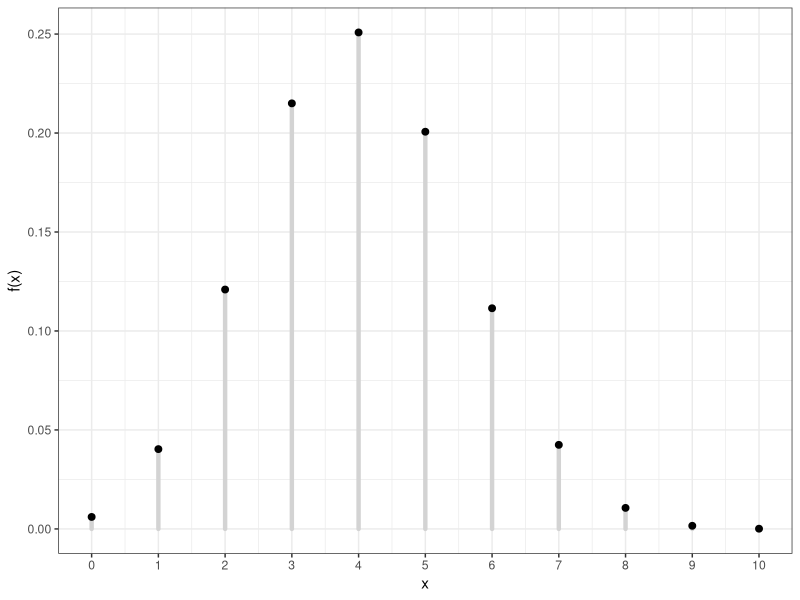
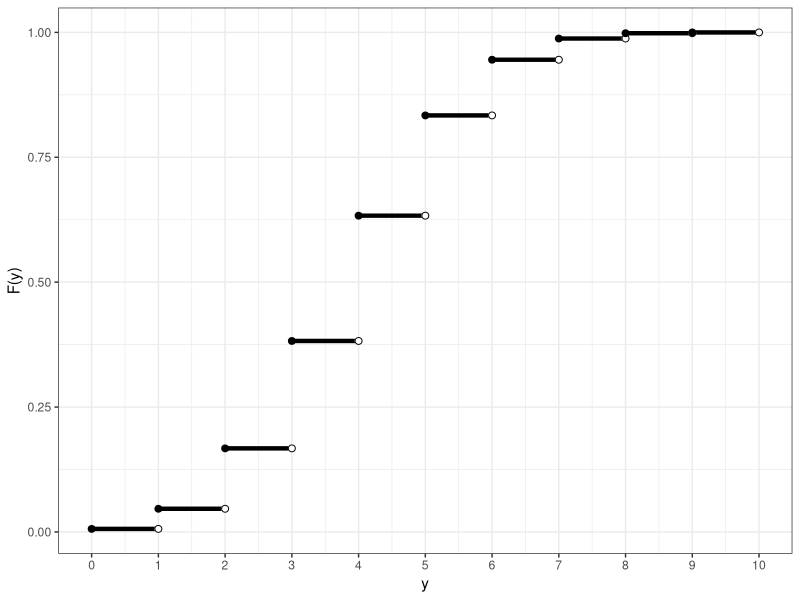
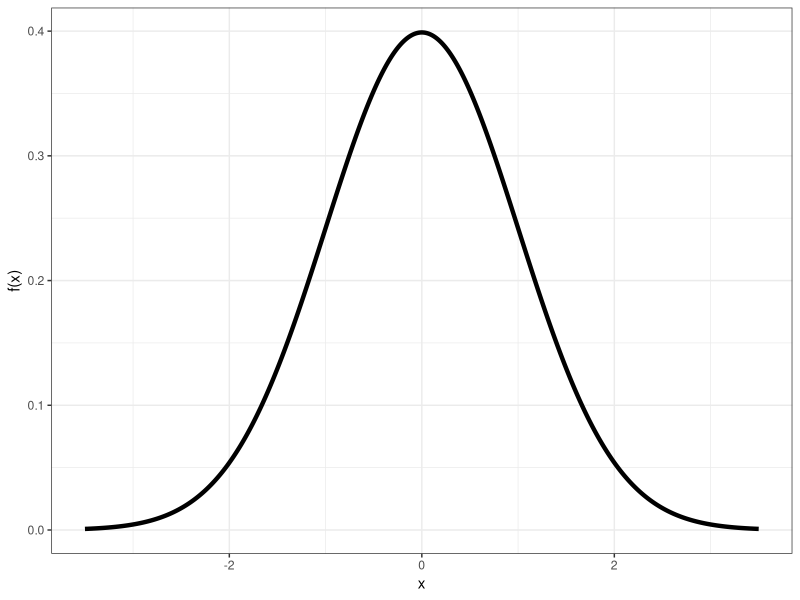
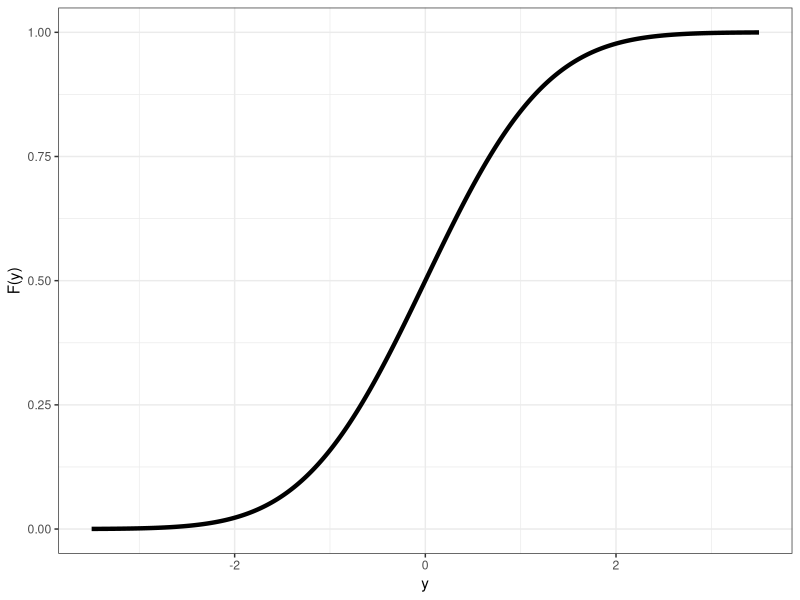
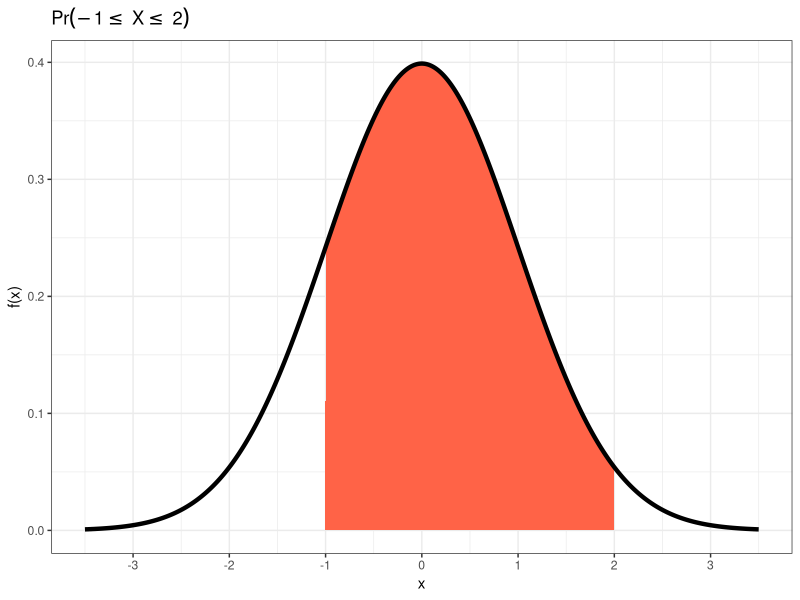
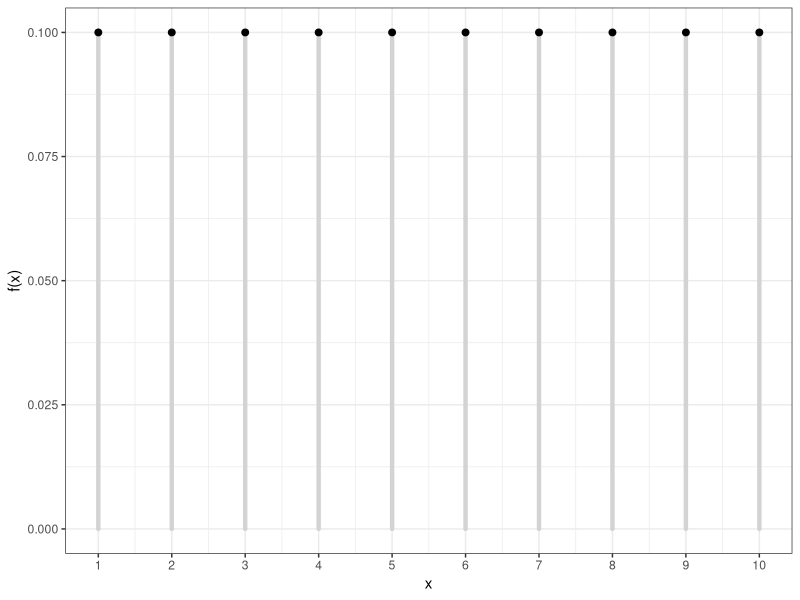
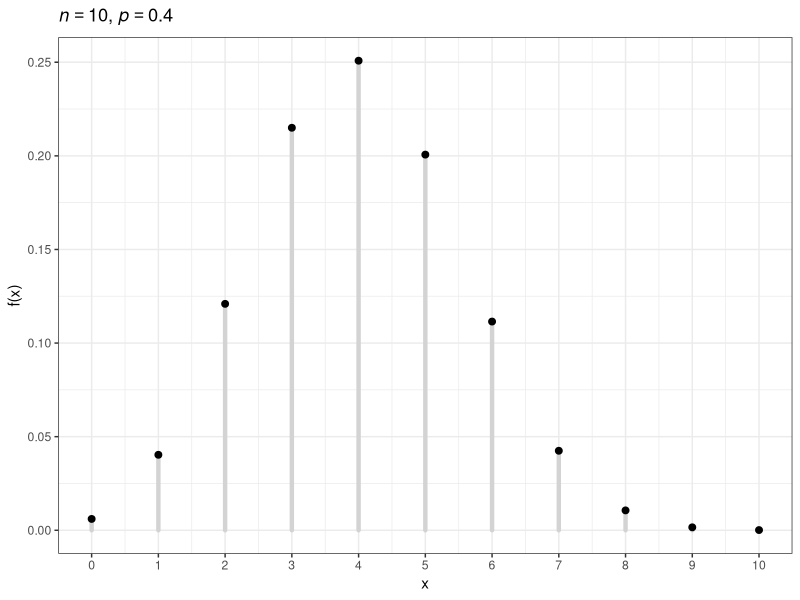
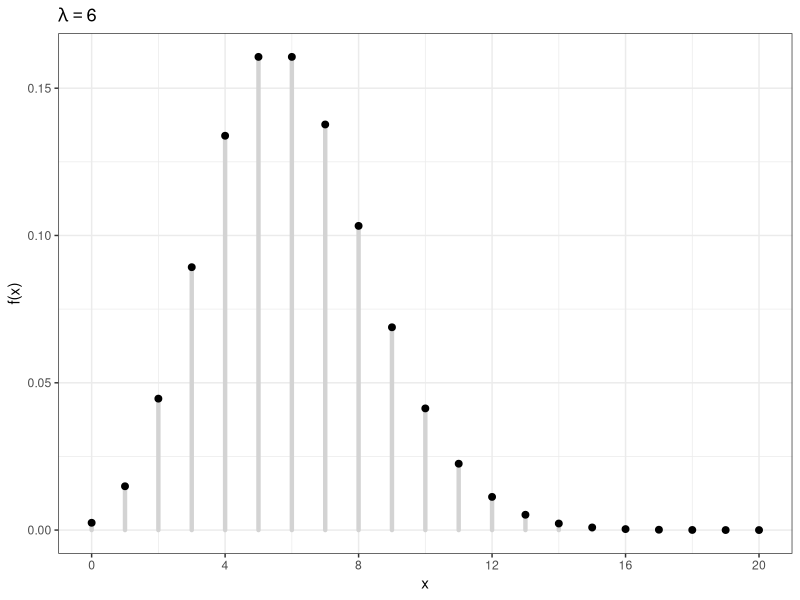

The R source for these figures, in order:
## ---- chunk 1
library(knitr)
knit_hooks$set(small.mar = function(before, options, envir) {
    if (before) par(mar = c(4, 4, .1, .1))  # smaller margin on top and right
})
opts_chunk$set(fig.align="center", fig.height=5.5, fig.width=6.75, collapse=TRUE, comment="", prompt=TRUE, small.mar=TRUE)
options(width=63)
library(ggplot2)
theme_set(theme_bw())
set.seed(201)
## ---- chunk 2
x <- 0:10
z <- data.frame(x=x, y=dbinom(x, prob=0.4, size=10))
ggplot(z, aes(x=x, y=y)) +
  geom_segment(aes(xend = x, yend = 0), size = 1.5, lineend = "round",
               color="lightgray") + 
  geom_point(size=2) + 
  scale_x_continuous(breaks=0:10) +
  labs(x="x", y="f(x)")
## ---- chunk 3
df <- data.frame(x=0:9, y=pbinom(0:9, prob=0.4, size=10), 
                 xo=1:10, yo=pbinom(0:9, prob=0.4, size=10))
ggplot(data=df) +
  geom_segment(aes(x=x, y=y, xend = xo, yend = yo), size=1.5) +
  geom_point(aes(x=xo, y=yo), color="white", size=2) +
  geom_point(aes(x=xo, y=yo), shape=1, size=2) +
  geom_point(aes(x=x, y=y), size=2) +
  scale_x_continuous(breaks=0:10) +
  labs(x="y", y="F(y)")
## ---- chunk 4
x <- seq(-3.5,3.5,0.01)
z <- data.frame(x=x, y=dnorm(x))
ggplot(z) + geom_line(aes(x=x,y=y), size=1.5) + labs(x="x", y="f(x)")
## ---- chunk 5
x <- seq(-3.5,3.5,0.01)
z <- data.frame(x=x, y=pnorm(x))
ggplot(z) + geom_line(aes(x=x,y=y), size=1.5) + labs(x="y", y="F(y)")
## ---- chunk 6
x <- seq(-3.5,3.5,0.01)
x1 <- seq(-1,2,length.out=length(x))
z <- data.frame(x=x, y=dnorm(x), x1=x1, y1=dnorm(x1))
ggplot(z) + 
  geom_area(aes(x=x1, y=y1), fill="tomato") +
  geom_line(aes(x=x,y=y), size=1.5) + 
  scale_x_continuous(breaks=-3:3) + 
  labs(x="x", y="f(x)", title=expression(Pr(-1<=~X<=~2)))
## ---- chunk 7
x <- 1:10
z <- data.frame(x=x, y=rep(1/length(x), length(x)))
ggplot(z, aes(x=x, y=y)) +
  geom_segment(aes(xend = x, yend = 0), size = 1.5, lineend = "round",
               color="lightgray") + 
  geom_point(size=2) + 
  scale_x_continuous(breaks=0:10) +
  labs(x="x", y="f(x)")
## ---- chunk 8
n <- 20L
sample(x=1:n, size=10, replace=TRUE)

x <- sample(x=1:n, size=1e6, replace=TRUE)
mean(x) - (n+1)/2
var(x) - (n^2-1)/12
## ---- chunk 9
x <- 0:10
z <- data.frame(x=x, y=dbinom(x, prob=0.4, size=10))
ggplot(z, aes(x=x, y=y)) +
  geom_segment(aes(xend = x, yend = 0), size = 1.5, lineend = "round",
               color="lightgray") + 
  geom_point(size=2) + 
  scale_x_continuous(breaks=0:10) +
  labs(x="x", y="f(x)", title=expression(paste(italic(n) == 10, ", ", italic(p) == 0.4)))
## ---- chunk 10
str(dbinom)
## ---- chunk 11
str(pbinom)
## ---- chunk 12
str(qbinom)
## ---- chunk 13
str(rbinom)
## ---- chunk 14
x <- 0:20
z <- data.frame(x=x, y=dpois(x, lambda=6))
ggplot(z, aes(x=x, y=y)) +
  geom_segment(aes(xend = x, yend = 0), size = 1.5, lineend = "round",
               color="lightgray") + 
  geom_point(size=2) + 
  scale_x_continuous(breaks=seq(0,20,4)) +
  labs(x="x", y="f(x)", title=expression(lambda == 6))
## ---- chunk 15
str(dpois)
## ---- chunk 16
str(ppois)
## ---- chunk 17
str(qpois)
## ---- chunk 18
str(rpois)
## ---- chunk 19
x <- seq(0,1,0.01)
z <- data.frame(x=x, y=dunif(x))
ggplot(data=z) +
  geom_line(aes(x=x, y=y), size=1.5) + 
  scale_x_continuous(breaks=seq(0,1,0.2)) +
  labs(x="x", y="f(x)")
## ---- chunk 20
str(dunif)
## ---- chunk 21
str(punif)
## ---- chunk 22
str(qunif)
## ---- chunk 23
str(runif)
## ---- chunk 24
x <- seq(0,3,0.01)
z <- data.frame(x=x, y=dexp(x, rate=2))
ggplot(data=z) +
  geom_line(aes(x=x, y=y), size=1.5) + 
  labs(x="x", y="f(x)", title=expression(lambda == 2))
## ---- chunk 25
str(dexp)
## ---- chunk 26
str(pexp)
## ---- chunk 27
str(qexp)
## ---- chunk 28
str(rexp)
## ---- chunk 29
x <- seq(-3.5, 3.5, 0.01)
z <- data.frame(x=x, y=dnorm(x))
ggplot(data=z) +
  geom_line(aes(x=x, y=y), size=1.5) + 
  labs(x="x", y="f(x)", title=expression(paste(mu == 0, ", ", sigma^2 == 1)))
## ---- chunk 30
str(dnorm) #notice it requires the STANDARD DEVIATION, not the variance
## ---- chunk 31
str(pnorm)
## ---- chunk 32
str(qnorm)
## ---- chunk 33
str(rnorm)
## ---- chunk 34
x <- replicate(n=1e4, expr=rpois(n=40, lambda=6), 
               simplify="matrix")
x_bar <- apply(x, 2, mean)
clt <- sqrt(40)*(x_bar - 6)

df <- data.frame(clt=clt, x = seq(-18,18,length.out=1e4), 
                 y = dnorm(seq(-18,18,length.out=1e4), 
                           sd=sqrt(6)))
## ---- chunk 35
ggplot(data=df) +
  geom_histogram(aes(x=clt, y=..density..), color="blue", 
                 fill="lightgray", binwidth=0.75) +
  geom_line(aes(x=x, y=y), size=1.5)
## ---- chunk 36
x <- replicate(n=1e4, expr=rbinom(1, size=20, prob=0.5))
sim_p_hat <- x/20
my_p_hat <- 16/20
## ---- chunk 37
df <- data.frame(x=sim_p_hat)
ggplot(data=df, aes(x=x)) + 
  geom_histogram(color="blue", fill="lightgray", binwidth=0.05) + 
  geom_vline(xintercept=my_p_hat, size=1.5) +
  labs(title="Histogram of Sampling Distribution") +
  geom_text(aes(my_p_hat, 1500, label="p_hat"), nudge_x=0.05)
## ---- chunk 38
sessionInfo()
